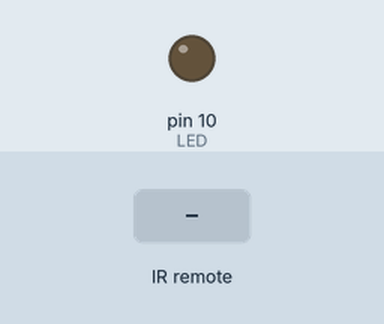
Recording of a sketch running on a simulated Arduino Uno, built with avr-gcc and run on an emulated ATmega328P. Shown: output pins drawn as LEDs (lit = HIGH). The inputs (shaded band) are chosen by the test bench.

Above: at 1.2 s.
1.3 s: infrared code 0x57E3F10E received
At 2.4 s:
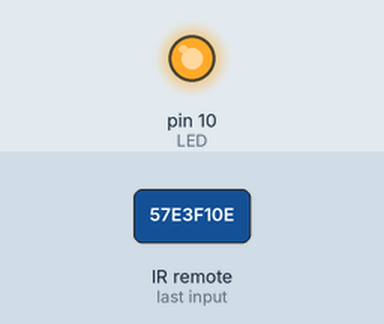
3.0 s: infrared code 0x57E309F6 received
At 3.8 s:
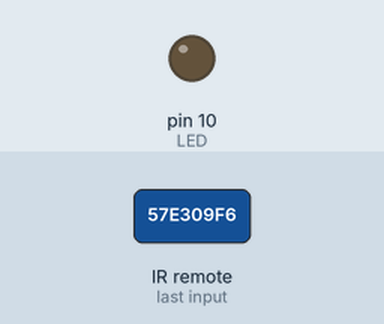
4.7 s: infrared code 0xFFA25D received
At 5.1 s:
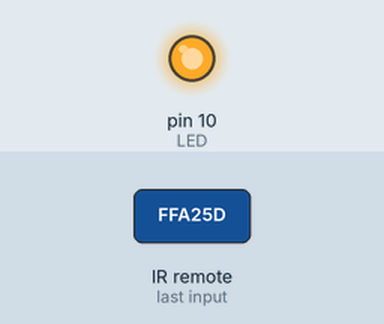
Timing chart, 0 to 7.7 s (numbered marks = the images above; inputs shaded):
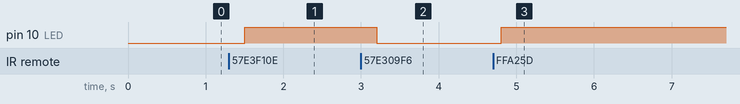

The sketch:

v2_Remote_WIFI_Conrolled_Lights.ino
```cpp
 /*
 * Project Title: Remote and wifi Controlled Lights\
 * Platform: Arduino Uno * Arduino Pro mini *Esp8266 wifi module
 * Autor: Anwar Hussein
 * Date Created:12/25/2018
 * Last Updated: 1/4/2019
 */

/***************************Remote Controlled Lights******************************\
 * This project implements an easy control of a house or office light using
 * a remote control. It can be applied in smart homes where a person can control
 * lights with out the need to physically go to the swiches on the wall. It can also
 * be used in offices in situations where a confrence room lights need to be dimmed or
 * turned off for presentations that involve projector use.
 */

 /***************************System Installation***********************************/ /*
  * This system is designed to be flexiable and to easily fit into a pre-existing light
  * system. the following list of methods explain the different ways the end product of
  * this project is can be used.
  *               Method 1: The first way the end product of this project is made is as
  *                         a socket that will be pluged into outlets. Therefore, tabel
  *                         lamps and other electonic componets will be pluged on the
  *                         socket and can be controlled by using a remote controller
  *                         which controlls the socket.
  *               Method 2: This method involves directly connecting the power line that
  *                         goes to light bulbs, flourecent lights and diffeferent devices
  *                         directly to the product.
  *
  */
#include "IRremote.h"


    int LED = 10;      // Pin 10 is assigned the variable "LED"
    int Remote = 11;   // Pin 11 is assigned the variable "Remote"

    int count = 0;     // This variable is toggled by the power button of mini remote
    char mqtt;         // MQTT controlled switch variable for wireless controling of the LED

    int sub = 0;       // subscribe status
    int sub_LED = 9;   // status LED

    unsigned long time; // time for first subscription on start
    int i = 0;

    // variables for subscribing to a topic on an interval.
    unsigned long previousMillis = 0;        // will store last time of Subscription
    unsigned long previousMillis_p = 0;      // will store last time of Publish

    // constants won't change:
    const long interval = 30000;              // interval at which to Subscribe (milliseconds)
    const long interval_p = 30000;             // interval at which to Publish(milliseconds)

    IRrecv irrecv(Remote);
    decode_results results; // decode_results class is defined in IRremote.h


  /************************************ setup **************************************/
  void setup() {
    Serial.begin(115200);    //Baud rate of Serial communication is set to 115200
    pinMode (LED, OUTPUT);
   // pinMode (sub_LED, OUTPUT);
    irrecv.enableIRIn(); // Start the receiver
  }

  void loop() {
      /**************************** MQTT Controller *************************/
              /***************************** Light Control *******************************/

             if (count == 1)  // if the power button is pressed turn on LED
                    {
                      digitalWrite(LED, HIGH);
                    }
              else if (count == 0)
                    { digitalWrite(LED, LOW);
                    }


      /**************************Subscribe on an interval *******************/
              /* unsigned long currentMillis = millis();

                if ( currentMillis - previousMillis  >= interval){
                       previousMillis = currentMillis;

                      Serial.write("$livingroom\n");
                  }*/
      /**************************Publish on an interval *******************/
               unsigned long currentMillis_p = millis();

                if ( currentMillis_p - previousMillis_p  >= interval_p){
                       previousMillis_p = currentMillis_p;
                  //Publish LED OFF
                    if (count == 0){
                      Serial.write("#livingroom Livingroom_OFF\n");
                        }

                  //Publish LED ON
                    if (count == 1){
                      Serial.write("#livingroom LivingRoom_ON\n");
                        }
                }
       /**************************** MQTT recieve 0 and 1 *************************/
                if (Serial.available() > 0) {

               // read the incoming byte:
                        mqtt = Serial.read();
                         if ( byte(mqtt) == 49){   // if the "1" is recived
                          count = 1;
                          Serial.write("#livingroom LivingRoom_ON\n");
                        }
                          if ( byte(mqtt) == 48){   // if the "0" is recived
                         count = 0;
                         Serial.write("#livingroom Livingroom_OFF\n");
                        }
                    }


     /****************** On button click Subscription ********************/

            if(results.value == 16712445)    // if play button on mini remote is pressed
                {
                Serial.write("$livingroom\n");               // Subscribe to the "livingroom" topic
                digitalWrite (sub_LED, HIGH);
                sub = 1;
                }
            if(results.value == 16769565)                    // Subscribe status LED turn off on Fun/stop button press
                  {
                digitalWrite (sub_LED, LOW);
                sub = 0;
                }

      /*****************************Remote Control *****************************************/
            // Volume UP button
              if (results.value == 1474556174)      // Decimal value of Volume Up button from universal remote
                 {
                      count = 1;      // Turn on LED
                    }
             // Volume Down button
              else  if (results.value == 1474497014)  // Decimal value of Volume down button from universal remote
                  {
                     count = 0;    // Turn LED off
                    }

              // Power button
              if (irrecv.decode(&results)) {         //  On Power On remote button press
                if (results.value == 16753245 ){
                  count ^= 1;
                }
                irrecv.resume(); // Receive the next value
              }
              delay (100); // small delay to prevent reading errors


  }
```

Measured:
- after the input at 1.3 s, pin 10 (LED): LOW → HIGH after 0.20 s
- after the input at 3.0 s, pin 10 (LED): HIGH → LOW after 0.21 s
- after the input at 4.7 s, pin 10 (LED): LOW → HIGH after 0.11 s
